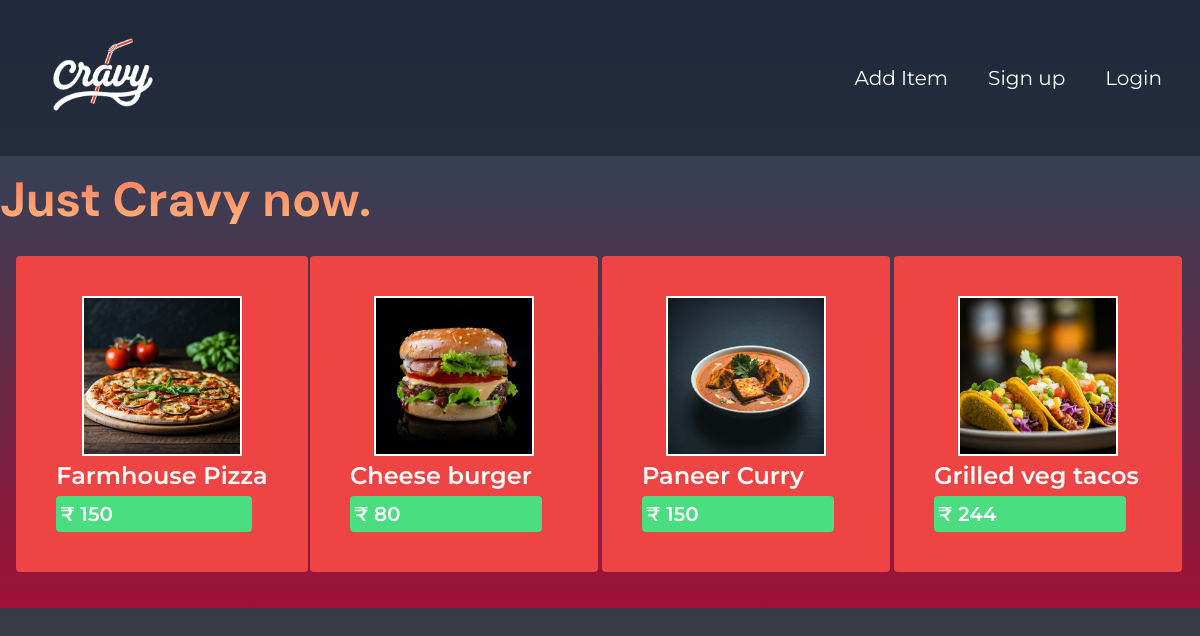
The app's page /, older data.
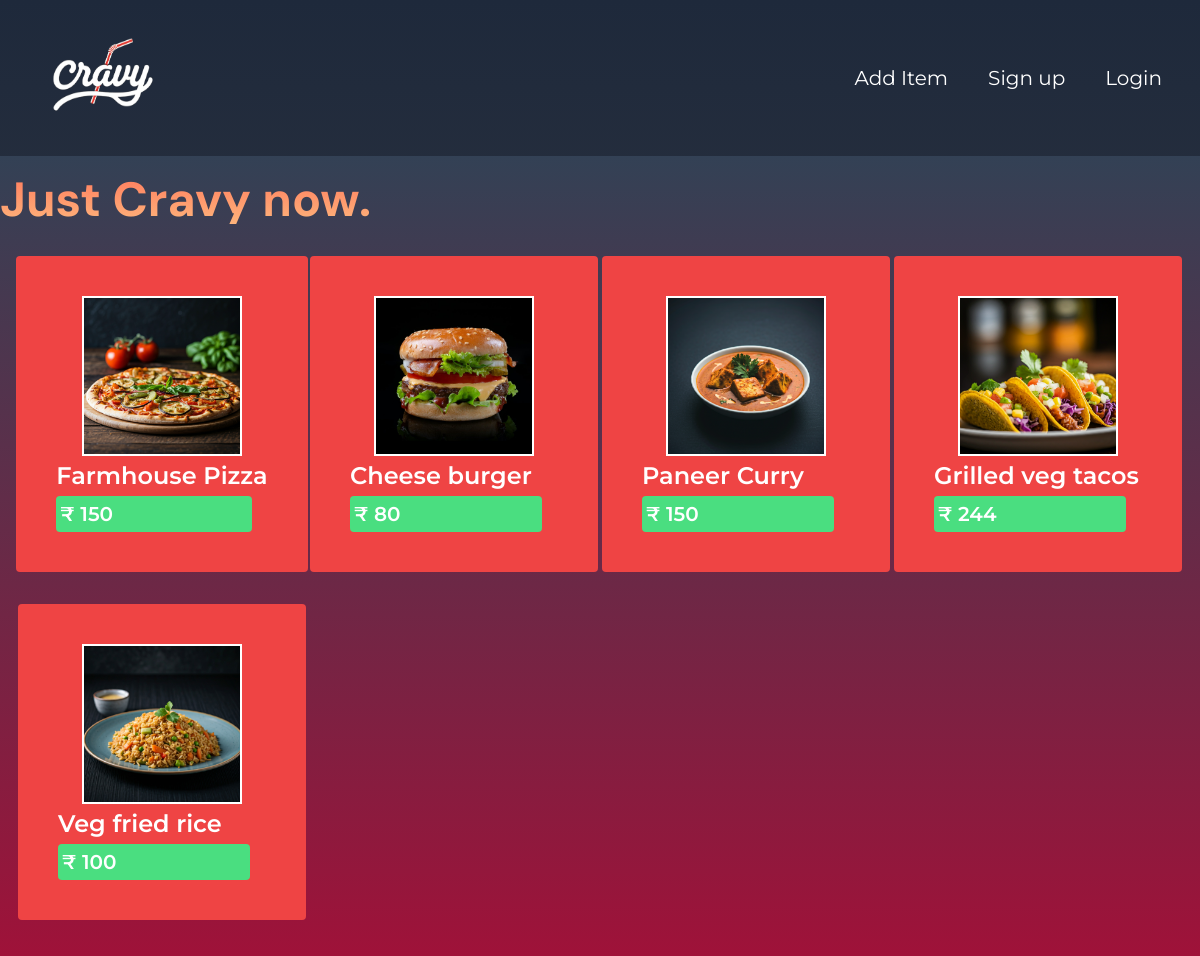
The same page, newer data.
### food/models.py (models this page shows, shortened)
class Item(models.Model):
    name = models.CharField(max_length= 255)
    description = models.CharField(max_length= 255)
    price = models.IntegerField()
    image = models.ImageField(upload_to = 'product_images/', null= True)
    posted_by = models.ForeignKey(User, on_delete = models.CASCADE, default=1)

### food/views.py (the view)
# urls.py: path('', views.IndexListView.as_view(), name='home'), # custom class view
class IndexListView(ListView):
    model = Item  # Model from which the view fetches objects to show as list
    template_name ='index.html' # which template to use to display this list.
    context_object_name = 'items' # If we dont specify this django will

### food/templates/index.html
{% extends 'master.html' %}
{% block content %}
    <h1 class="welcome text-5xl mx-auto  m-4 mb-2 font-bold m ">
       Just Cravy now.
    </h1>
    <div class=" m-4 grid md:grid-cols-4 justify-center items-center ">
            {% for item in items %}
            <div class="min-w-72 bg-red-500 mx-auto my-4 p-10 rounded transition delay-60 hover:-translate-y-2
                                    hover:scale-110 hover:border-white hover:text-amber-300 hover:bg-red-500">
                <a href=" {% url 'food:item_details' item.id %}">
                    <img class=" h-40 mx-auto border-white border-2 " src="{{item.image.url}}" alt="">
                    <p class="text-wrap text-2xl py-1 font-semibold"> {{item.name}} </p>
                    <p class=" bg-green-400 text-xl font-semibold rounded p-1 mr-4">
                            &#8377 {{item.price}} </p>
                </a>
            </div>
            {% endfor %}
    </div>
{% endblock %}

Row changes from the older to the newer data that the page shows:
added Item: image (picture), name "Veg fried rice", price "100"
